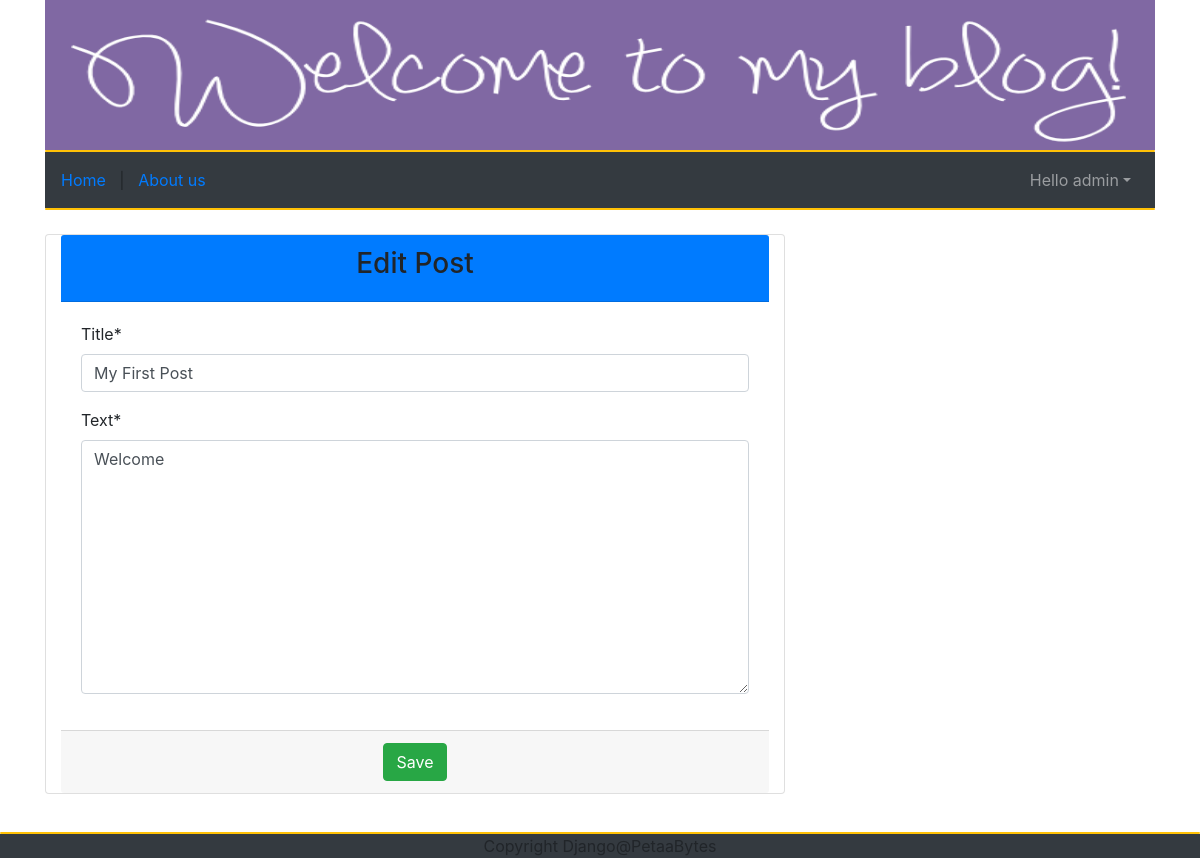
/post/1/edit (signed in), run on the app's committed database.
### accounts/models.py (models this page shows, shortened)
class CustomUser(AbstractUser):
    gender = models.CharField(max_length=10)
    dob = models.DateField(blank=True, null=True)
    age = models.PositiveIntegerField(default=0)

### blog/models.py (models this page shows, shortened)
class Post(models.Model):
    author = models.ForeignKey('accounts.CustomUser', on_delete=models.CASCADE)
    title = models.CharField(max_length=200)
    text = models.TextField()
    created_date = models.DateTimeField(default=timezone.now)

### blog/views.py (the view, shortened to what this page needs)
# urls.py: path('post/<int:pk>/edit', views.PostEditView.as_view(), name='editpost'),
@method_decorator(login_required, name='dispatch')
class PostEditView(UpdateView):
    model = Post
    form_class = PostForm
    template_name = 'formview.html'
    login_url = 'login'
    def get_context_data(self, **kwargs):
        context = super(PostEditView, self).get_context_data(**kwargs)
        context['heading'] = "Edit Post"
        return context

### blog/forms.py
class PostForm(forms.ModelForm):
    title = forms.CharField(widget=forms.TextInput())
    text = forms.CharField(widget=forms.Textarea())
    class Meta:
        model = Post
        fields = ('title', 'text',)

### blog/templates/formview.html (shortened to what this page needs)
{% extends 'base.html' %}
{% block base%}
{% load crispy_forms_tags %}
<div class="row">
    <div class="col-md-12" align="centre">
        <form method="post">
            <div class="card col-md-8">
                <div class="card-header bg-primary" align="centre"><h3 align="center">{{heading}}</h3></div>
                <div class="card-body" align="left">
                    {{ form|crispy }}
                </div>
                <div class="card-footer" align="center">
                    <button type="submit" class="btn btn-success">Save</button>
                </div>
            </div>
        </form>
        <br><br>
    </div>
</div>
{% endblock%}

### templates/base.html (shortened to what this page needs)
{% extends 'scripts.html' %}
{% load static %}
{% block scripts_content %}
<div class="content container">
    <div class="page-header">
        <img src="{% static 'media/headerimg.png' %}" width="1110" height="150"/>
        <div class="progress" style="height: 2px">
            <div class="progress-bar bg-warning" style="width:100%; height: 5px"></div>
        </div>
        <nav class="navbar navbar-expand bg-dark navbar-dark">
            <div class="container justify-content-md-start">
                <ul class="navbar-nav">
                    <a href="{% url 'listposts' %}"> Home</a>
                    &nbsp;&nbsp;&nbsp;|&nbsp;&nbsp;&nbsp;
                    <a href="{% url 'aboutpage' %}"> About us</a>
                </ul>
            </div>
            <div class="container justify-content-md-end">
                <ul class="navbar-nav">
                    {% if user.is_authenticated %}
                    <li class="nav-item dropdown">
                        <a class="nav-link dropdown-toggle" href="#" id="navbardrop" data-toggle="dropdown"> Hello
                            {{user.username}}</a>
                    </li>
                    {% else %}
                    <a href="{% url 'login' %}">Login</a>
                    {% endif %}
                </ul>
            </div>
        </nav>
    </div>
    <div class="progress" style="height: 2px">
        <div class="progress-bar bg-warning" style="width:100%"></div>
    </div>
    <br>
    {% block base%}
    {% endblock%}
    <div class="fixed-bottom" align="center">
        <div class="progress" style="height: 2px">
            <div class="progress-bar bg-warning" style="width:100%; height: 5px"></div>
        </div>
        <div class="bg-dark">
            Copyright Django@PetaaBytes
        </div>
    </div>
</div>
{% endblock %}

### data on the page
CustomUser: username "admin"
Post: title "My First Post", text "Welcome"

### other printed values
{{ heading }} "Edit Post"
